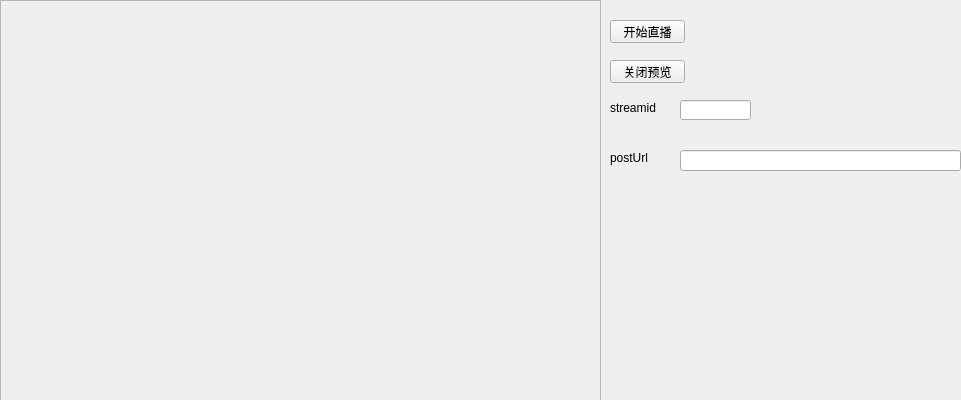
<?xml version="1.0" encoding="UTF-8"?>
<ui version="4.0">
 <class>DemoPusherClass</class>
 <widget class="QWidget" name="DemoPusherClass">
  <property name="geometry">
   <rect>
    <x>0</x>
    <y>0</y>
    <width>961</width>
    <height>400</height>
   </rect>
  </property>
  <property name="windowTitle">
   <string>DemoPusher</string>
  </property>
  <widget class="QFrame" name="m_videoShow">
   <property name="geometry">
    <rect>
     <x>0</x>
     <y>0</y>
     <width>601</width>
     <height>401</height>
    </rect>
   </property>
   <property name="frameShape">
    <enum>QFrame::StyledPanel</enum>
   </property>
   <property name="frameShadow">
    <enum>QFrame::Raised</enum>
   </property>
  </widget>
  <widget class="QPushButton" name="LiveButton_">
   <property name="geometry">
    <rect>
     <x>610</x>
     <y>20</y>
     <width>75</width>
     <height>23</height>
    </rect>
   </property>
   <property name="text">
    <string>开始直播</string>
   </property>
  </widget>
  <widget class="QPushButton" name="PreviewButton_">
   <property name="geometry">
    <rect>
     <x>610</x>
     <y>60</y>
     <width>75</width>
     <height>23</height>
    </rect>
   </property>
   <property name="text">
    <string>关闭预览</string>
   </property>
  </widget>
  <widget class="QLineEdit" name="streamId_">
   <property name="geometry">
    <rect>
     <x>680</x>
     <y>100</y>
     <width>71</width>
     <height>20</height>
    </rect>
   </property>
  </widget>
  <widget class="QLineEdit" name="postUrl">
   <property name="geometry">
    <rect>
     <x>680</x>
     <y>150</y>
     <width>281</width>
     <height>21</height>
    </rect>
   </property>
  </widget>
  <widget class="QLabel" name="label">
   <property name="geometry">
    <rect>
     <x>610</x>
     <y>100</y>
     <width>54</width>
     <height>16</height>
    </rect>
   </property>
   <property name="text">
    <string>streamid</string>
   </property>
  </widget>
  <widget class="QLabel" name="label_2">
   <property name="geometry">
    <rect>
     <x>610</x>
     <y>150</y>
     <width>54</width>
     <height>16</height>
    </rect>
   </property>
   <property name="text">
    <string>postUrl</string>
   </property>
  </widget>
 </widget>
 <layoutdefault spacing="6" margin="11"/>
 <resources>
  <include location="DemoPusher.qrc"/>
 </resources>
 <connections/>
</ui>
